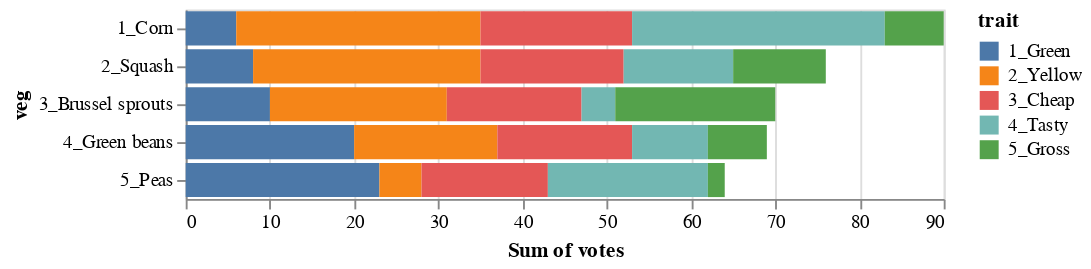

Notebook cell for this chart:
### Markdown cell above
## Comparing summed levels with Stacked bars

Stacked bars might be a reasonable visual representation if part of the main story is the overall sums within vegetables.

*Note that it does, what to me seems like a strange ordering, putting the trait at the top of the legend at the end of the stacked bar...*

### Code cell
alt.Chart(df).mark_bar().encode(
    x = 'sum(votes):Q',
    y = 'veg:O',
    color = 'trait:N'
)

### Figure 1 — Vega-Lite specification as saved in the notebook (floating-point values rounded to 4 significant figures)
{"config": {"view": {"continuousWidth": 400, "continuousHeight": 300}}, "data": {"name": "data-39f9d319c3f1fa0701a2f2e8a04001de"}, "mark": "bar", "encoding": {"color": {"type": "nominal", "field": "trait"}, "x": {"type": "quantitative", "aggregate": "sum", "field": "votes"}, "y": {"type": "ordinal", "field": "veg"}}, "$schema": "https://vega.github.io/schema/vega-lite/v4.8.1.json", "datasets": {"data-39f9d319c3f1fa0701a2f2e8a04001de": [{"veg": "1_Corn", "trait": "1_Green", "votes": 6}, {"veg": "2_Squash", "trait": "1_Green", "votes": 8}, {"veg": "3_Brussel sprouts", "trait": "1_Green", "votes": 10}, {"veg": "4_Green beans", "trait": "1_Green", "votes": 20}, {"veg": "5_Peas", "trait": "1_Green", "votes": 23}, {"veg": "1_Corn", "trait": "2_Yellow", "votes": 29}, {"veg": "2_Squash", "trait": "2_Yellow", "votes": 27}, {"veg": "3_Brussel sprouts", "trait": "2_Yellow", "votes": 21}, {"veg": "4_Green beans", "trait": "2_Yellow", "votes": 17}, {"veg": "5_Peas", "trait": "2_Yellow", "votes": 5}, {"veg": "1_Corn", "trait": "3_Cheap", "votes": 18}, {"veg": "2_Squash", "trait": "3_Cheap", "votes": 17}, {"veg": "3_Brussel sprouts", "trait": "3_Cheap", "votes": 16}, {"veg": "4_Green beans", "trait": "3_Cheap", "votes": 16}, {"veg": "5_Peas", "trait": "3_Cheap", "votes": 15}, {"veg": "1_Corn", "trait": "4_Tasty", "votes": 30}, {"veg": "2_Squash", "trait": "4_Tasty", "votes": 13}, {"veg": "3_Brussel sprouts", "trait": "4_Tasty", "votes": 4}, {"veg": "4_Green beans", "trait": "4_Tasty", "votes": 9}, {"veg": "5_Peas", "trait": "4_Tasty", "votes": 19}, {"veg": "1_Corn", "trait": "5_Gross", "votes": 7}, {"veg": "2_Squash", "trait": "5_Gross", "votes": 11}, {"veg": "3_Brussel sprouts", "trait": "5_Gross", "votes": 19}, {"veg": "4_Green beans", "trait": "5_Gross", "votes": 7}, {"veg": "5_Peas", "trait": "5_Gross", "votes": 2}]}}
